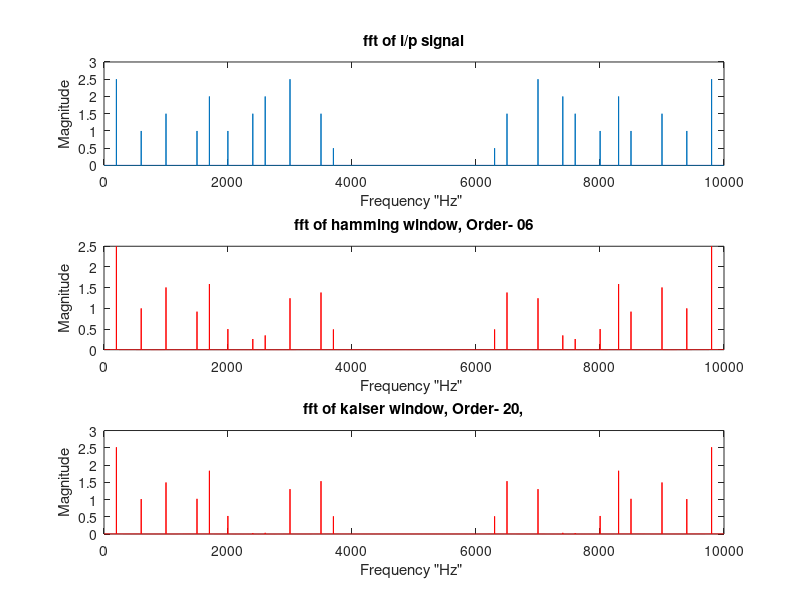

This chart was generated by the following MATLAB code:
close all
clear all
clc
load Numbs_hm_20;
load Numbs_ks_20;
fs=10000;
t=0:1/fs:1-(1/fs);
x=5*sin(2*pi*200*t)+2*sin(2*pi*600*t)+3*sin(2*pi*1000*t)+2*sin(2*pi*1500*t)+4*sin(2*pi*1700*t)+2*sin(2*pi*1998*t)+3*sin(2*pi*2400*t)+4*sin(2*pi*2600*t)+5*sin(2*pi*3000*t)+3*sin(2*pi*3500*t)+sin(2*pi*3700*t);
N=length(x);
y1=filter(Numbs_hm_20,1,x);
y2=filter(Numbs_ks_20,1,x);
X=fft(x);
Y1=fft(y1);
Y2=fft(y2);
f=fs*(0:N-1)/N;
figure,subplot(3,1,1)
plot(f,abs(X)/N),title('fft of i/p signal'),xlabel('Frequency "Hz" '), ylabel('Magnitude')
subplot(3,1,2)
plot(f,abs(Y1)/N,'r'),title('fft of hamming window, Order- 06'),xlabel('Frequency "Hz" '), ylabel('Magnitude')
subplot(3,1,3)
plot(f,abs(Y2)/N,'r'),title('fft of kaiser window, Order- 20,'),xlabel('Frequency "Hz" '), ylabel('Magnitude')
